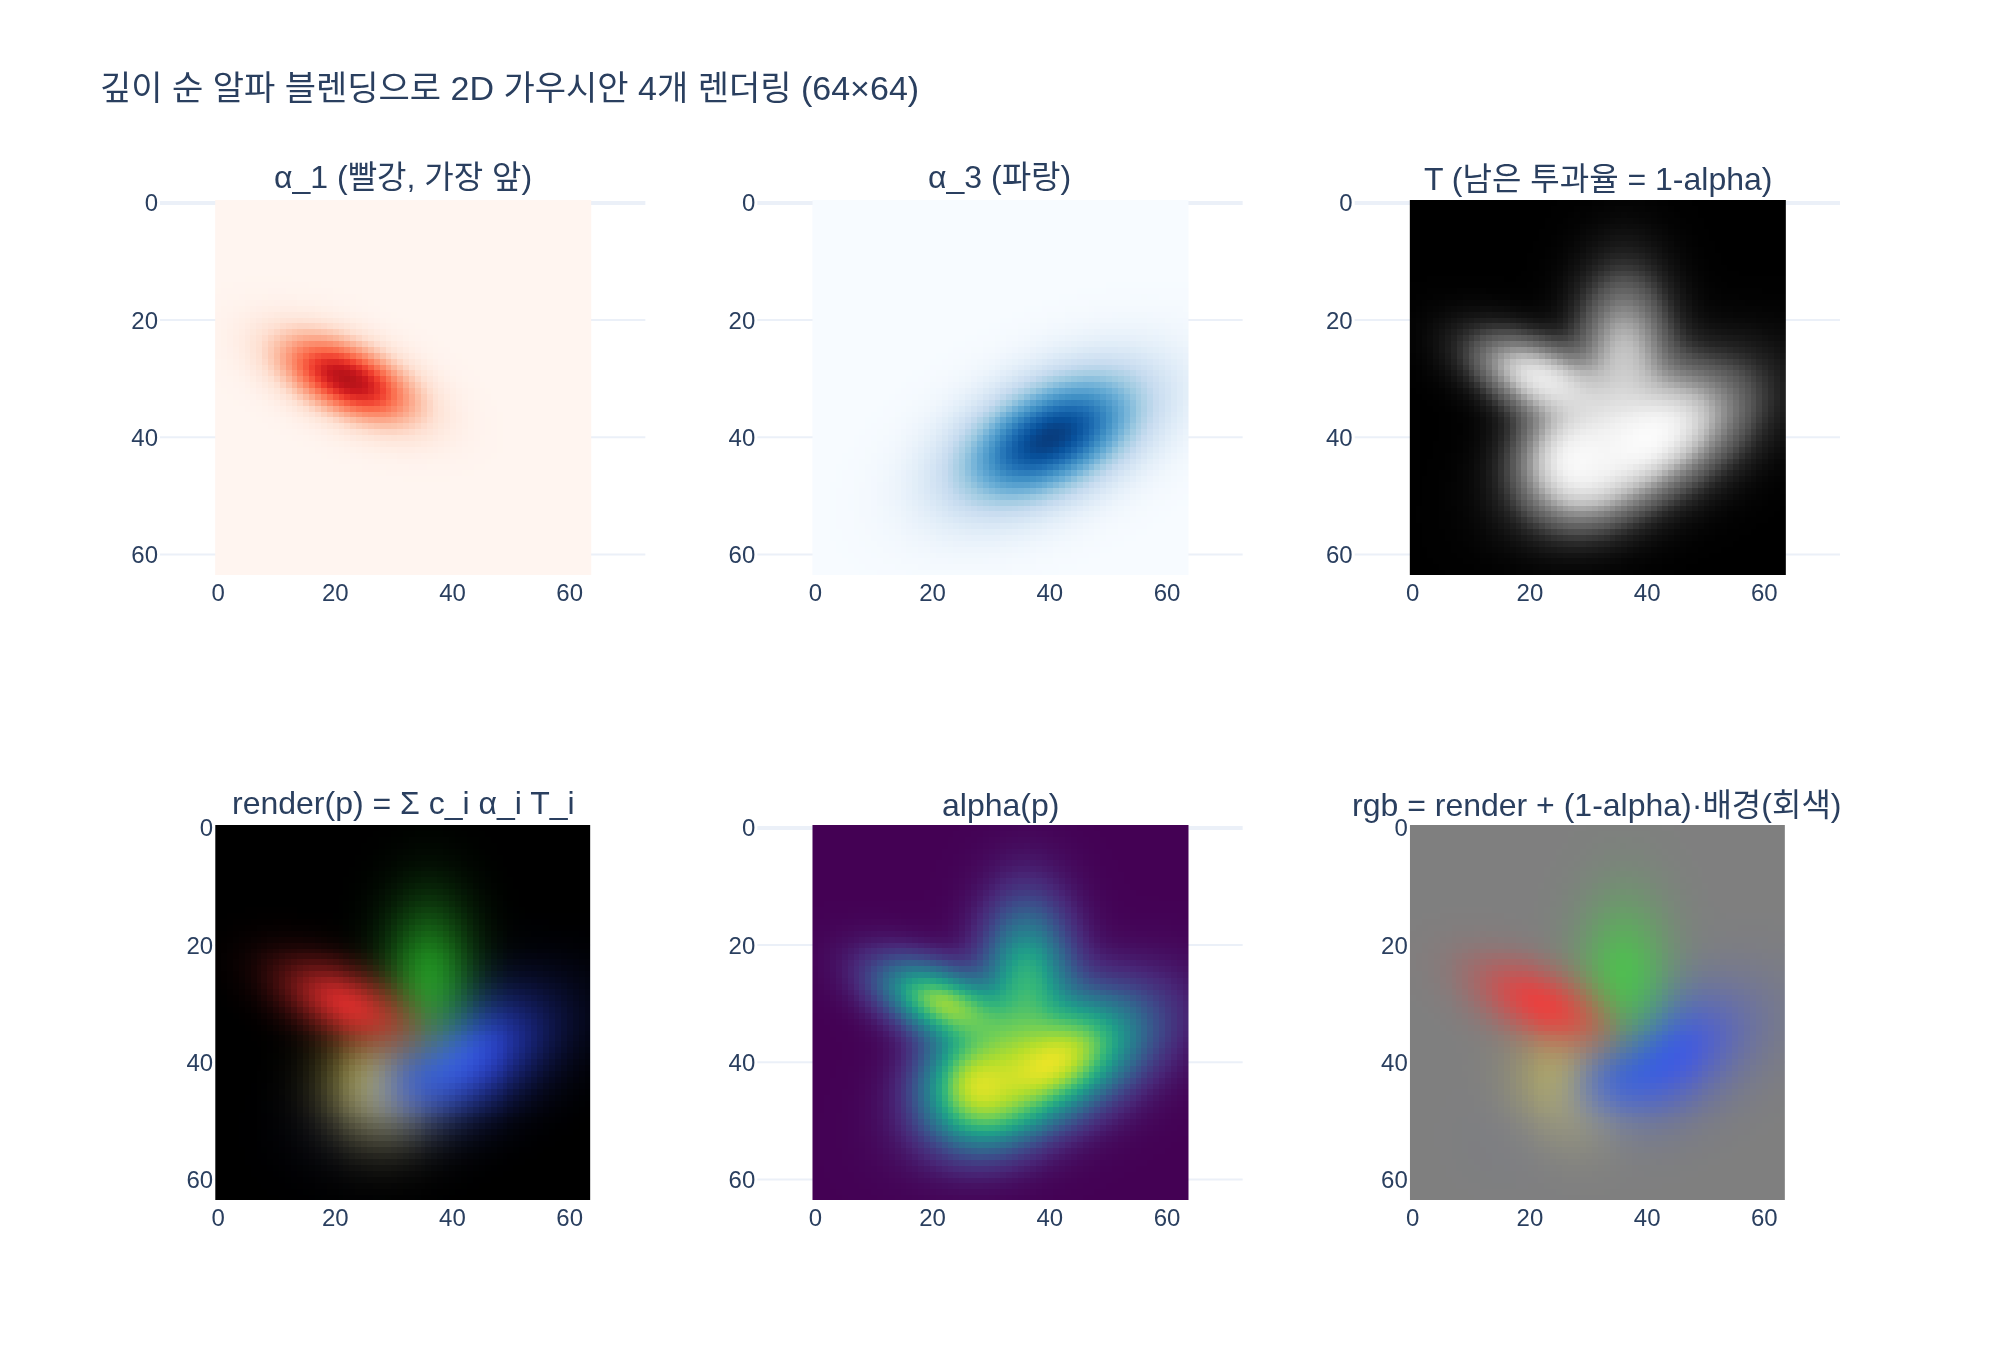

Write Python code to recreate this figure.
# %% [markdown]
# # 알파 블렌딩 손계산 + 2D 가우시안 스플랫 렌더링 예제
#
# 깊이 순으로 정렬된 가우시안 $i$ 에 대해
# $$\alpha_i = \sigma(\tilde\alpha_i)\exp\!\big(-\tfrac12 (p-\mu_i)^\top (\Sigma_i^{2D})^{-1}(p-\mu_i)\big),\quad
# T_i=\prod_{j<i}(1-\alpha_j),\quad
# \text{render}(p)=\sum_i c_i\alpha_i T_i,\quad
# \text{alpha}(p)=1-\prod_i(1-\alpha_i)$$

# %%
# 필요 패키지: numpy, plotly, kaleido (expy.png 저장용; 없으면 matplotlib로 대체 저장)
import os
import numpy as np

def _show(fig):
    try:
        from IPython import get_ipython
        if get_ipython() is not None:  # VSCode 셀/Jupyter에서만 렌더링
            fig.show()
    except ImportError:
        pass

HERE = os.path.dirname(os.path.abspath(__file__)) if "__file__" in globals() else os.getcwd()

def sigmoid(x):
    return 1.0 / (1.0 + np.exp(-x))

def gauss_alpha(p, mu, Sigma, alpha_logit):
    """픽셀 p(2,)에서 2D 가우시안 하나의 alpha_i."""
    d = p - mu
    maha = d @ np.linalg.inv(Sigma) @ d
    return sigmoid(alpha_logit) * np.exp(-0.5 * maha)

# %% [markdown]
# ## 1. 한 픽셀, 가우시안 4개 — 손계산 표
# 픽셀 $p=(0,0)$. 가우시안은 이미 깊이 순(앞→뒤)으로 정렬되어 있다고 가정.

# %%
p = np.array([0.0, 0.0])
G = [  # (mu, Sigma, alpha_logit, color) — 깊이 순
    (np.array([0.5, 0.0]), np.diag([1.0, 1.0]),  2.0, np.array([1.0, 0.0, 0.0])),  # 빨강, 가까움
    (np.array([0.0, 0.0]), np.diag([2.0, 0.5]), -0.5, np.array([0.0, 1.0, 0.0])),  # 초록, 중심 정확히
    (np.array([1.5, 1.0]), np.diag([1.0, 1.0]),  4.0, np.array([0.0, 0.0, 1.0])),  # 파랑, 조금 멀리
    (np.array([0.0, 0.2]), np.diag([0.3, 0.3]),  1.0, np.array([1.0, 1.0, 0.0])),  # 노랑, 가장 뒤
]

T = 1.0
render = np.zeros(3)
print(f"{'i':>2} {'σ(α~)':>6} {'exp항':>6} {'α_i':>6} {'T_i':>6} {'w_i=α_i T_i':>11}  c_i")
for i, (mu, S, al, c) in enumerate(G, 1):
    d = p - mu
    e = np.exp(-0.5 * d @ np.linalg.inv(S) @ d)
    a = sigmoid(al) * e
    w = a * T
    render += c * w
    print(f"{i:>2} {sigmoid(al):6.3f} {e:6.3f} {a:6.3f} {T:6.3f} {w:11.3f}  {c}")
    T *= (1 - a)
alpha = 1 - T
print(f"\nrender(p) = {np.round(render, 3)}")
print(f"alpha(p)  = 1 - ∏(1-α_i) = {alpha:.3f}   (= Σ w_i 확인: {1 - T:.3f})")
print(f"남은 투과율 1-alpha = {T:.3f}  → 여기에 배경색이 채워짐")
# 출력:
#  i  σ(α~)   exp항    α_i    T_i w_i=α_i T_i  c_i
#  1  0.881  0.882  0.777  1.000       0.777  [1. 0. 0.]
#  2  0.378  1.000  0.378  0.223       0.084  [0. 1. 0.]
#  3  0.982  0.197  0.193  0.139       0.027  [0. 0. 1.]
#  4  0.731  0.936  0.684  0.112       0.076  [1. 1. 0.]
#
# render(p) = [0.854 0.161 0.027]
# alpha(p)  = 1 - ∏(1-α_i) = 0.965   (= Σ w_i 확인: 0.965)
# 남은 투과율 1-alpha = 0.035  → 여기에 배경색이 채워짐

# %% [markdown]
# 가장 앞의 빨강이 $T_1=1$ 을 통째로 받아 지배적이고, 뒤로 갈수록 $T_i$ 가 줄어 기여가 작아진다.
# **순서를 뒤집으면** 같은 $\alpha_i$ 들이라도 결과가 바뀐다:

# %%
T = 1.0; render_rev = np.zeros(3)
for mu, S, al, c in reversed(G):
    a = gauss_alpha(p, mu, S, al)
    render_rev += c * a * T
    T *= (1 - a)
print("깊이 순 뒤집은 render(p) =", np.round(render_rev, 3), " alpha =", round(1 - T, 3))
# 출력: 깊이 순 뒤집은 render(p) = [0.807 0.78  0.061]  alpha = 0.965
# → alpha(p)는 순서와 무관(곱은 교환법칙)하지만 색은 크게 달라진다 (노랑이 앞으로 와 지배).

# %% [markdown]
# ## 2. 작은 2D 이미지에 가우시안 여러 개를 깊이 순 알파 블렌딩
# 모든 픽셀에 대해 같은 식을 벡터화해서 적용한다.

# %%
W = H = 64
ys, xs = np.mgrid[0:H, 0:W]
P = np.stack([xs, ys], -1).astype(float)  # (H,W,2)

splats = [  # 깊이 순 (앞→뒤): mu, Sigma, alpha_logit, color
    (np.array([22., 30.]), np.array([[60., 20.], [20., 25.]]),  1.5, np.array([1.0, 0.2, 0.2])),
    (np.array([36., 26.]), np.array([[30., 0.],  [0., 90.]]),   0.5, np.array([0.2, 0.9, 0.2])),
    (np.array([40., 40.]), np.array([[120., -40.], [-40., 60.]]), 3.0, np.array([0.2, 0.3, 1.0])),
    (np.array([28., 44.]), np.array([[40., 0.],  [0., 40.]]),   2.0, np.array([1.0, 0.9, 0.1])),
]

T_img = np.ones((H, W))
render_img = np.zeros((H, W, 3))
alpha_maps = []
for mu, S, al, c in splats:
    d = P - mu
    maha = np.einsum("hwi,ij,hwj->hw", d, np.linalg.inv(S), d)
    a = sigmoid(al) * np.exp(-0.5 * maha)          # α_i(p) 맵
    alpha_maps.append(a)
    render_img += c * (a * T_img)[..., None]        # c_i α_i T_i 누적
    T_img *= (1 - a)                                # T_{i+1} = T_i (1-α_i)
alpha_img = 1 - T_img
background = np.array([0.5, 0.5, 0.5])
rgb = np.clip(render_img + (1 - alpha_img)[..., None] * background, 0, 1)  # D7 배경 합성
print("render 범위", render_img.min().round(3), render_img.max().round(3),
      "| alpha 범위", alpha_img.min().round(3), alpha_img.max().round(3))
# 출력: render 범위 0.0 0.835 | alpha 범위 0.0 0.966

# %%
import plotly.graph_objects as go
from plotly.subplots import make_subplots

def _img(arr):  # (H,W,3) [0,1] → uint8
    return (np.clip(arr, 0, 1) * 255).astype(np.uint8)

fig = make_subplots(rows=2, cols=3, subplot_titles=(
    "α_1 (빨강, 가장 앞)", "α_3 (파랑)", "T (남은 투과율 = 1-alpha)",
    "render(p) = Σ c_i α_i T_i", "alpha(p)", "rgb = render + (1-alpha)·배경(회색)"))
fig.add_trace(go.Heatmap(z=alpha_maps[0], zmin=0, zmax=1, colorscale="Reds", showscale=False), 1, 1)
fig.add_trace(go.Heatmap(z=alpha_maps[2], zmin=0, zmax=1, colorscale="Blues", showscale=False), 1, 2)
fig.add_trace(go.Heatmap(z=T_img, zmin=0, zmax=1, colorscale="Greys", showscale=False), 1, 3)
fig.add_trace(go.Image(z=_img(render_img)), 2, 1)
fig.add_trace(go.Heatmap(z=alpha_img, zmin=0, zmax=1, colorscale="Viridis", showscale=False), 2, 2)
fig.add_trace(go.Image(z=_img(rgb)), 2, 3)
for r in (1, 2):
    for c in (1, 2, 3):
        fig.update_yaxes(autorange="reversed", scaleanchor=f"x{(r-1)*3+c}", row=r, col=c)
fig.update_layout(title="깊이 순 알파 블렌딩으로 2D 가우시안 4개 렌더링 (64×64)",
                  width=1000, height=680, template="plotly_white")
_show(fig)

png = os.path.join(HERE, "expy.png")
try:
    fig.write_image(png, scale=2)  # kaleido 필요
except Exception as e:  # kaleido 미설치 시 matplotlib로 대체 저장
    print("kaleido 저장 실패 →", type(e).__name__, "; matplotlib로 대체 저장")
    import matplotlib; matplotlib.use("Agg")
    import matplotlib.pyplot as plt
    f, ax = plt.subplots(2, 3, figsize=(12, 8))
    ax[0, 0].imshow(alpha_maps[0], cmap="Reds", vmin=0, vmax=1); ax[0, 0].set_title("alpha_1 (red, front)")
    ax[0, 1].imshow(alpha_maps[2], cmap="Blues", vmin=0, vmax=1); ax[0, 1].set_title("alpha_3 (blue)")
    ax[0, 2].imshow(T_img, cmap="gray", vmin=0, vmax=1); ax[0, 2].set_title("T = 1 - alpha(p)")
    ax[1, 0].imshow(render_img); ax[1, 0].set_title("render(p) = sum c_i a_i T_i")
    ax[1, 1].imshow(alpha_img, cmap="viridis", vmin=0, vmax=1); ax[1, 1].set_title("alpha(p)")
    ax[1, 2].imshow(rgb); ax[1, 2].set_title("rgb = render + (1-alpha)*bg")
    for a in ax.ravel(): a.axis("off")
    f.suptitle("Depth-ordered alpha blending of 4 2D Gaussians (64x64)")
    f.tight_layout(); f.savefig(png, dpi=120)
print("saved", png)
# 출력: saved <hint dir>/expy.png  (plotly write_image 성공)
